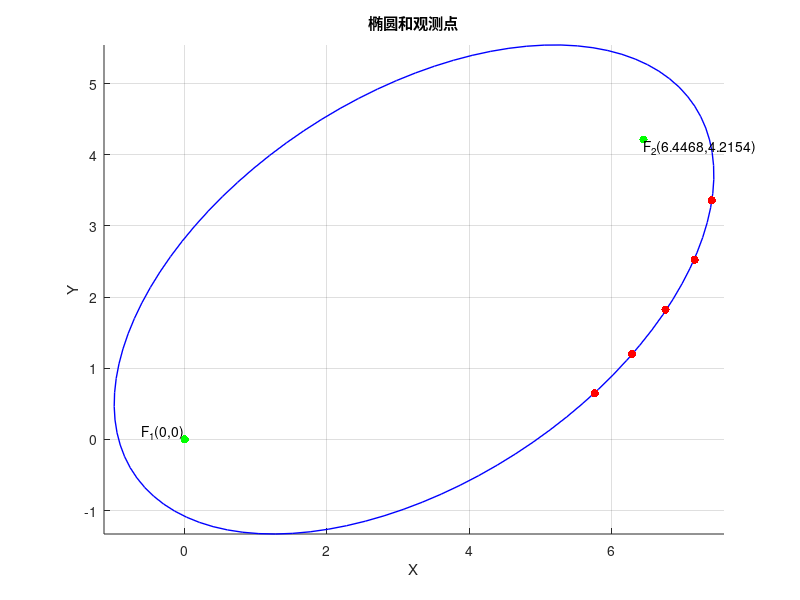

MATLAB code to generate this figure:
% 观测点数据
x_data = [5.764, 6.286, 6.759, 7.168, 7.408];
y_data = [0.648, 1.202, 1.823, 2.526, 3.360];

% 定义非线性方程，anss = [c_x, c_y, a]
fun = @(anss) arrayfun(@(x, y) sqrt(x.^2 + y.^2) + sqrt((x - anss(1)).^2 + (y - anss(2)).^2) - 2*anss(3), ...
    x_data, y_data);

% 初始猜测 [c_x, c_y, a]
init_guess = [1, 1, 5]; % 修改初始猜测，确保符合可能的焦点位置和长半轴长度

% 使用 fsolve 求解
ans_sol = fsolve(fun, init_guess);

% 输出解
c_x = ans_sol(1);  % 第二焦点的 x 坐标
c_y = ans_sol(2);  % 第二焦点的 y 坐标
a = ans_sol(3);    % 长半轴长度

disp(['第二焦点坐标: (', num2str(c_x), ', ', num2str(c_y), ')']);
disp(['长半轴长度 a = ', num2str(a)]);

% 计算短半轴长度 b
c = sqrt(c_x.^2 + c_y.^2)/2;  % 焦点到原点的距离
b = sqrt(a.^2 - c.^2);  % 根据椭圆的几何关系计算短半轴 b
cx = c_x/2;
cy = c_y/2;
% 绘制椭圆
t = linspace(0, 2*pi, 100);  % 角度范围
t2 = atan(ans_sol(2)/ans_sol(1));
x_ellipse = cx + a * cos(t)*cos(t2)-b*sin(t)*sin(t2);  % 椭圆的 x 坐标
y_ellipse = cy+ a*cos(t)*sin(t2)+b*sin(t)*cos(t2);  % 椭圆的 y 坐标

% 绘制结果
figure;
hold on;
plot(x_ellipse, y_ellipse, 'b', 'LineWidth', 1);  % 绘制椭圆

scatter(x_data, y_data, 'r', 'filled');  % 绘制观测点
scatter([0, c_x], [0, c_y], 'g', 'filled');  % 绘制两个焦点
title('椭圆和观测点');
xlabel('X');
ylabel('Y');
axis equal;
grid on;

% 标记焦点位置
text(0, 0, 'F_1(0,0)', 'VerticalAlignment', 'bottom', 'HorizontalAlignment', 'right');
text(c_x, c_y, ['F_2(', num2str(c_x), ',', num2str(c_y), ')'], 'VerticalAlignment', 'top', 'HorizontalAlignment', 'left');
